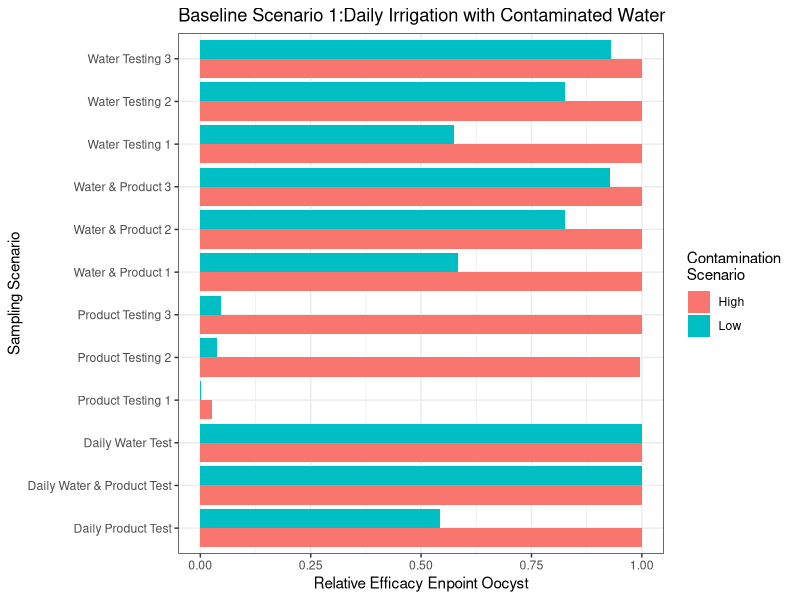
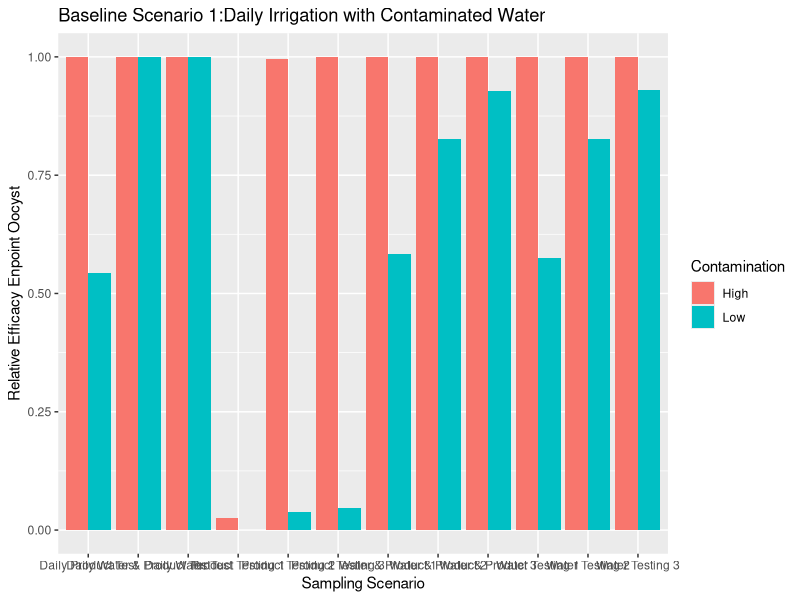
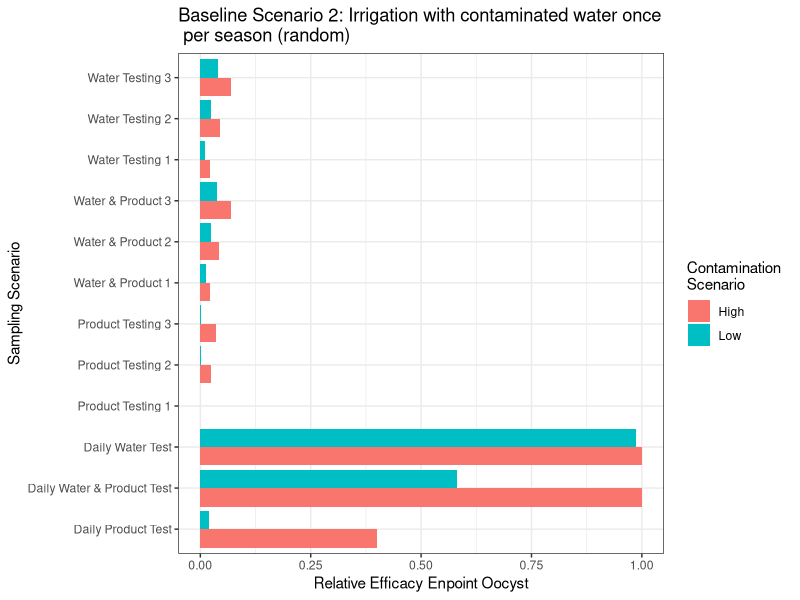
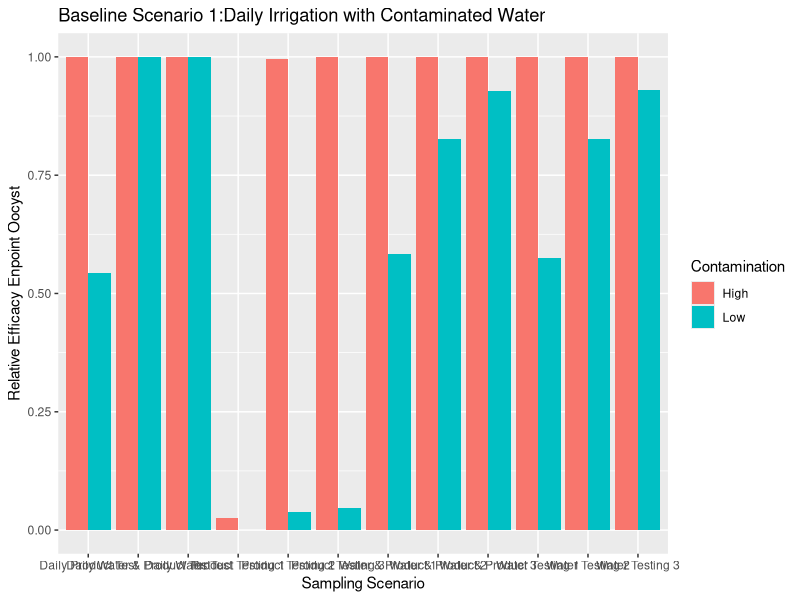
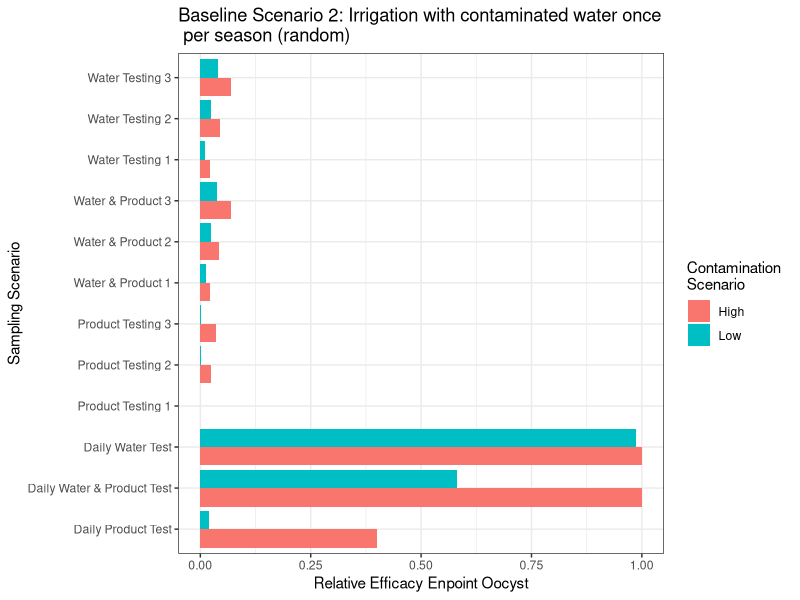

These charts were generated, in order, by the following R code:
## ---- chunk 1
knitr::opts_chunk$set(echo = TRUE)
## ---- chunk 2

library(ggplot2)

BS1 <- read.csv(file = "Baseline1.csv", header = TRUE )

BS1

BS1$Scenarios <- as.factor(BS1$Scenarios)
BS1$Scenarios2 <- as.factor(BS1$Scenarios2)

BS1$Relative_Efficacy <-as.numeric(BS1$Relative_Efficacy)

BS1

Fig1 <- ggplot(BS1, aes(fill=Contamination, x=Scenarios2, y=Relative_Efficacy)) + 
  geom_bar(position = "dodge", stat = "identity") + 
  labs(title="Baseline Scenario 1:Daily Irrigation with Contaminated Water", y="Relative Efficacy Enpoint Oocyst", x="Sampling Scenario")

Fig1 + 
  scale_fill_discrete(name = "Contamination \nScenario")+#(values=c("#FF3366","#99CCFF")) +
  theme_bw()+
  #theme(axis.text.x = element_text(angle=45, vjust=1, hjust=1))+
  coord_flip()

Fig1

ggsave("Baseline1.jpg", width =7, height = 7, units = "in", dpi = 600)


BS2 <- read.csv(file = "Baseline2.csv", header = TRUE )

BS2

BS2$Scenarios <- as.factor(BS2$Scenarios)
BS2$Scenarios2 <- as.factor(BS2$Scenarios2)

BS2$Relative_Efficacy <-as.numeric(BS2$Relative_Efficacy)

BS2

Fig2 <- ggplot(BS2, aes(fill=Contamination, x=Scenarios2, y=Relative_Efficacy)) + 
  geom_bar(position = "dodge", stat = "identity") + 
  labs(title="Baseline Scenario 2: Irrigation with contaminated water once \n per season (random)", y="Relative Efficacy Enpoint Oocyst", x="Sampling Scenario")

Fig2 + 
  scale_fill_discrete(name = "Contamination \nScenario")+#(values=c("#FF3366","#99CCFF")) +
  theme_bw()+
  #theme(axis.text.x = element_text(angle=45, vjust=1, hjust=1))+
  coord_flip()

ggsave("Baseline2.jpg", width =7, height = 7, units = "in", dpi = 600)

